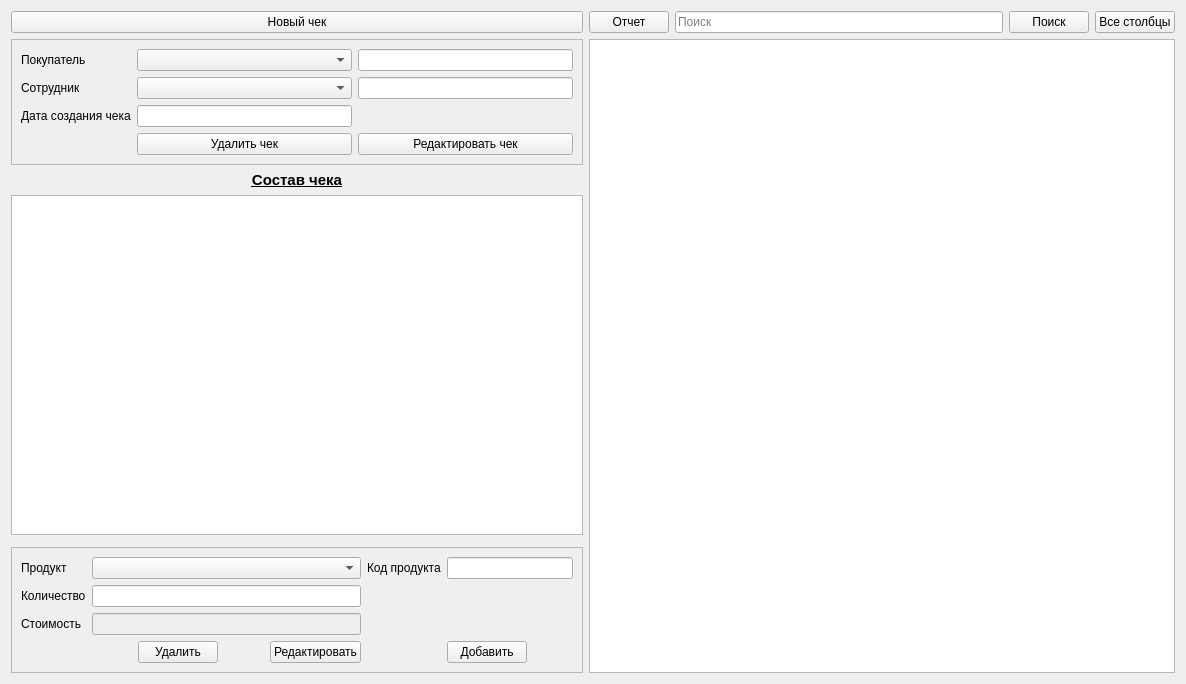
<?xml version="1.0" encoding="UTF-8"?>
<ui version="4.0">
 <class>orderstab</class>
 <widget class="QWidget" name="orderstab">
  <property name="geometry">
   <rect>
    <x>0</x>
    <y>0</y>
    <width>1186</width>
    <height>684</height>
   </rect>
  </property>
  <property name="windowTitle">
   <string>Frame</string>
  </property>
  <layout class="QGridLayout" name="gridLayout">
   <item row="1" column="1" rowspan="5" colspan="4">
    <widget class="QTableWidget" name="twOrg"/>
   </item>
   <item row="0" column="4">
    <widget class="QPushButton" name="pb_all_row">
     <property name="text">
      <string>Все столбцы</string>
     </property>
    </widget>
   </item>
   <item row="3" column="0">
    <widget class="QTableWidget" name="twItems"/>
   </item>
   <item row="2" column="0">
    <widget class="QLabel" name="label_6">
     <property name="font">
      <font>
       <pointsize>11</pointsize>
       <bold>true</bold>
       <underline>true</underline>
      </font>
     </property>
     <property name="text">
      <string>Состав чека</string>
     </property>
     <property name="alignment">
      <set>Qt::AlignCenter</set>
     </property>
    </widget>
   </item>
   <item row="0" column="3">
    <widget class="QPushButton" name="pbSearch">
     <property name="text">
      <string>Поиск</string>
     </property>
    </widget>
   </item>
   <item row="5" column="0">
    <widget class="QFrame" name="frame_2">
     <property name="frameShape">
      <enum>QFrame::StyledPanel</enum>
     </property>
     <property name="frameShadow">
      <enum>QFrame::Raised</enum>
     </property>
     <layout class="QGridLayout" name="gridLayout_3">
      <item row="3" column="2">
       <widget class="QPushButton" name="pbDelItems">
        <property name="text">
         <string>Удалить</string>
        </property>
       </widget>
      </item>
      <item row="3" column="5">
       <spacer name="horizontalSpacer_2">
        <property name="orientation">
         <enum>Qt::Horizontal</enum>
        </property>
        <property name="sizeHint" stdset="0">
         <size>
          <width>40</width>
          <height>20</height>
         </size>
        </property>
       </spacer>
      </item>
      <item row="3" column="6">
       <widget class="QPushButton" name="pbAddItem">
        <property name="text">
         <string>Добавить</string>
        </property>
       </widget>
      </item>
      <item row="0" column="0">
       <widget class="QLabel" name="label_8">
        <property name="text">
         <string>Продукт</string>
        </property>
       </widget>
      </item>
      <item row="2" column="0">
       <widget class="QLabel" name="label_10">
        <property name="text">
         <string>Стоимость</string>
        </property>
       </widget>
      </item>
      <item row="3" column="0">
       <spacer name="horizontalSpacer_5">
        <property name="orientation">
         <enum>Qt::Horizontal</enum>
        </property>
        <property name="sizeHint" stdset="0">
         <size>
          <width>40</width>
          <height>20</height>
         </size>
        </property>
       </spacer>
      </item>
      <item row="3" column="3">
       <spacer name="horizontalSpacer">
        <property name="orientation">
         <enum>Qt::Horizontal</enum>
        </property>
        <property name="sizeHint" stdset="0">
         <size>
          <width>40</width>
          <height>20</height>
         </size>
        </property>
       </spacer>
      </item>
      <item row="3" column="4">
       <widget class="QPushButton" name="pbEditItem">
        <property name="text">
         <string>Редактировать</string>
        </property>
       </widget>
      </item>
      <item row="3" column="7">
       <spacer name="horizontalSpacer_4">
        <property name="orientation">
         <enum>Qt::Horizontal</enum>
        </property>
        <property name="sizeHint" stdset="0">
         <size>
          <width>40</width>
          <height>20</height>
         </size>
        </property>
       </spacer>
      </item>
      <item row="1" column="0">
       <widget class="QLabel" name="label_9">
        <property name="text">
         <string>Количество</string>
        </property>
       </widget>
      </item>
      <item row="3" column="1">
       <spacer name="horizontalSpacer_3">
        <property name="orientation">
         <enum>Qt::Horizontal</enum>
        </property>
        <property name="sizeHint" stdset="0">
         <size>
          <width>40</width>
          <height>20</height>
         </size>
        </property>
       </spacer>
      </item>
      <item row="2" column="1" colspan="4">
       <widget class="QLineEdit" name="leTotal">
        <property name="enabled">
         <bool>false</bool>
        </property>
       </widget>
      </item>
      <item row="1" column="1" colspan="4">
       <widget class="QLineEdit" name="leQuantity"/>
      </item>
      <item row="0" column="1" colspan="4">
       <widget class="QComboBox" name="cbPrItem"/>
      </item>
      <item row="0" column="6" colspan="2">
       <widget class="QLineEdit" name="le_prId"/>
      </item>
      <item row="0" column="5">
       <widget class="QLabel" name="label_7">
        <property name="text">
         <string>Код продукта</string>
        </property>
       </widget>
      </item>
     </layout>
    </widget>
   </item>
   <item row="0" column="2">
    <widget class="QLineEdit" name="leSearchShip">
     <property name="placeholderText">
      <string>Поиск</string>
     </property>
    </widget>
   </item>
   <item row="0" column="1">
    <widget class="QPushButton" name="pbReport">
     <property name="text">
      <string>Отчет</string>
     </property>
    </widget>
   </item>
   <item row="1" column="0">
    <widget class="QFrame" name="frame">
     <property name="frameShape">
      <enum>QFrame::StyledPanel</enum>
     </property>
     <property name="frameShadow">
      <enum>QFrame::Raised</enum>
     </property>
     <layout class="QGridLayout" name="gridLayout_2">
      <item row="2" column="0">
       <widget class="QLabel" name="label_3">
        <property name="text">
         <string>Дата создания чека</string>
        </property>
       </widget>
      </item>
      <item row="1" column="1">
       <widget class="QComboBox" name="cbWorker"/>
      </item>
      <item row="1" column="0">
       <widget class="QLabel" name="label_2">
        <property name="text">
         <string>Сотрудник</string>
        </property>
       </widget>
      </item>
      <item row="4" column="2">
       <widget class="QPushButton" name="pbEditShip">
        <property name="text">
         <string>Редактировать чек</string>
        </property>
       </widget>
      </item>
      <item row="4" column="1">
       <widget class="QPushButton" name="pbDeleteShip">
        <property name="text">
         <string>Удалить чек</string>
        </property>
       </widget>
      </item>
      <item row="0" column="1">
       <widget class="QComboBox" name="cbCustomer"/>
      </item>
      <item row="0" column="2">
       <widget class="QLineEdit" name="leCustomer"/>
      </item>
      <item row="0" column="0">
       <widget class="QLabel" name="label">
        <property name="text">
         <string>Покупатель</string>
        </property>
       </widget>
      </item>
      <item row="2" column="1">
       <widget class="QLineEdit" name="leOrderPaidDate"/>
      </item>
      <item row="1" column="2">
       <widget class="QLineEdit" name="leWorker"/>
      </item>
     </layout>
    </widget>
   </item>
   <item row="0" column="0">
    <widget class="QPushButton" name="pbNew">
     <property name="text">
      <string>Новый чек</string>
     </property>
    </widget>
   </item>
  </layout>
 </widget>
 <resources/>
 <connections/>
</ui>
